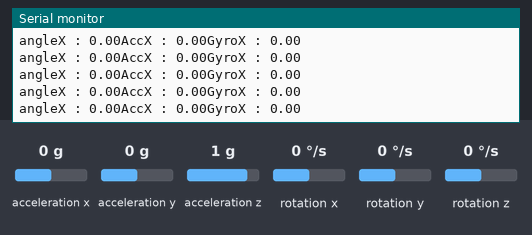
Recording of a sketch running on a simulated Arduino Uno, built with avr-gcc and run on an emulated ATmega328P. On the bench: the last lines printed to the serial monitor. Inputs (shaded band) come from the test bench; at power-on: acceleration x 0 g, acceleration y 0 g, rotation x 0 °/s, acceleration z 1 g, rotation y 0 °/s, rotation z 0 °/s.

Above: at 4.2 s.
4.3 s: acceleration x set to -1.4 g
At 4.32 s:
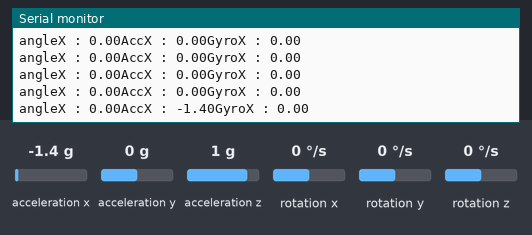
7.3 s: acceleration y set to 0.8 g
At 7.34 s:
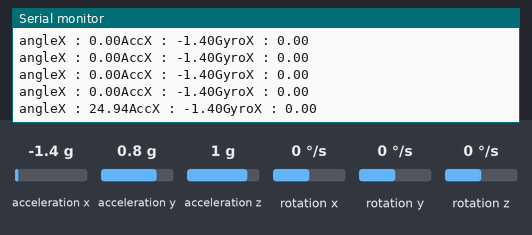
10.3 s: rotation x set to -192 °/s
At 10.31 s:
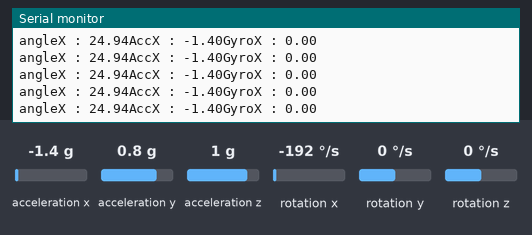
13.3 s: acceleration x set to 0 g
At 13.38 s:
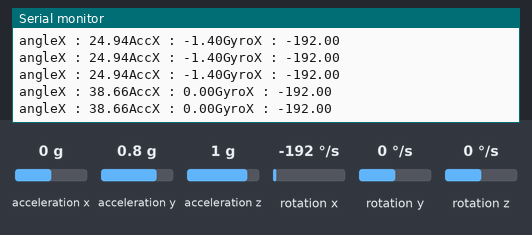
16.3 s: acceleration y set to -1.4 g
At 16.31 s:
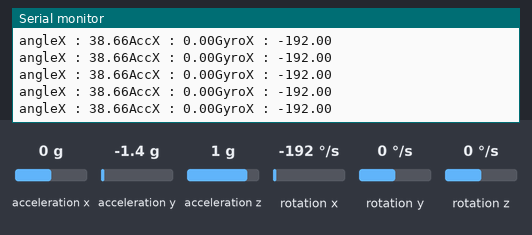
19.3 s: rotation x set to 0 °/s
At 19.33 s:
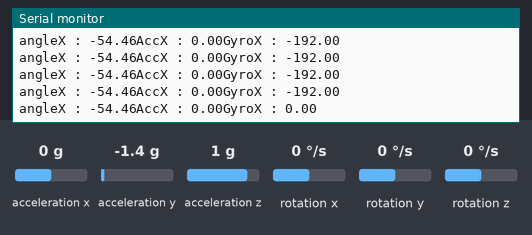
Timing chart, 0 to 22.3 s (numbered marks = the images above; inputs shaded):
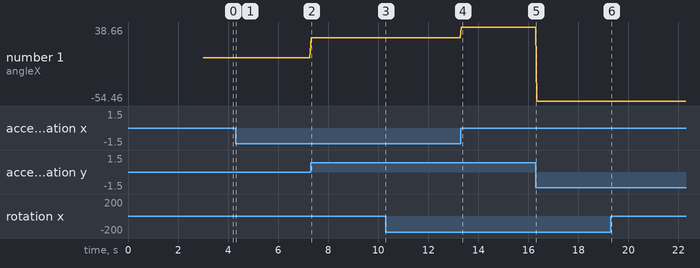

Measured:
- after the input at 4.3 s, the serial monitor: prints a new line at once (image 1)
- after the input at 7.3 s, the serial monitor: prints a new line at once (image 2)
- after the input at 13.3 s, the serial monitor: prints a new line at once (image 4)
- after the input at 19.3 s, the serial monitor: prints a new line at once (image 6)
- plotted number 1: 0 → 24.94 after the input at 7.3 s, 24.94 → 38.66 after the input at 13.3 s, 38.66 → -54.46 after the input at 16.3 s

The sketch:

mpu.ino
```cpp
#include <MPU6050_tockn.h>
#include <wire.h>//I2C

#define SDA_Pin A4
#define SCL_Pin A5

MPU6050 mpu(Wire);

float ax, ay, az;
float A,B,C,D,g,f;
uint32_t lastPrint = 0;

void init_mpu(){
  Wire.begin();
  mpu.begin();
  mpu.calcGyroOffsets(true);
}

void get_angle(float &x, float &y, float &z){
  mpu.update();
  x=mpu.getAngleX();
  y=mpu.getAngleY();
  z=mpu.getAngleZ();
}

void get_acc(float &x, float &y, float &z){
  mpu.update();
  x=mpu.getAccX();
  y=mpu.getAccY();
  z=mpu.getAccZ();
}

void get_gyro(float &x, float &y, float &z){
  mpu.update();
  x=mpu.getGyroX();
  y=mpu.getGyroY();
  z=mpu.getGyroZ();
}

void setup() {
  // put your setup code here, to run once:
   Wire.begin();//start i2c
   Serial.begin(9600);//start serial communications, to view on pc
   init_mpu();
}

void loop() {
  // put your main code here, to run repeatedly:
  // get_angle(ax, f,g);
  // get_acc(A,ay,B);
  // get_gyro(C,D,az);
  mpu.update();

  uint32_t now = millis();
  if (now - lastPrint >= 50) {
    lastPrint = now;
  Serial.print("angleX : ");
  Serial.print(mpu.getAngleX());
  Serial.print("\AccX : ");
  Serial.print(mpu.getAccX());
  Serial.print("\GyroX : ");
  Serial.println(mpu.getGyroX());
  }
  // delay(200);
}
```
